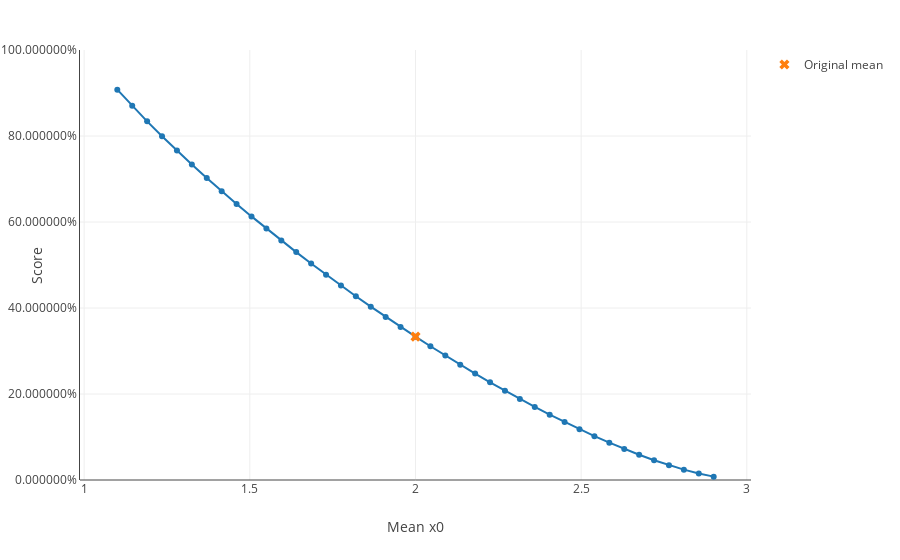

The code cell stored with this chart in its notebook:
### Code cell
explainer.plot_metric(X["x0"], [0, 0, 1], [0, 1, 0], metrics.accuracy_score, inline=True)

### Figure 1 — Plotly figure (JSON) as saved in the notebook; plotly's stock layout.template omitted (floating-point values rounded to 4 significant figures)
{"data": [{"hoverinfo": "x+y", "mode": "lines+markers", "showlegend": false, "type": "scatter", "uid": "7466ce32-ff52-4497-974c-919e58f73626", "x": [1.1, 1.145, 1.19, 1.235, 1.28, 1.325, 1.37, 1.415, 1.46, 1.505, 1.55, 1.595, 1.64, 1.685, 1.73, 1.775, 1.82, 1.865, 1.91, 1.955, 2, 2.045, 2.09, 2.135, 2.18, 2.225, 2.27, 2.315, 2.36, 2.405, 2.45, 2.495, 2.54, 2.585, 2.63, 2.675, 2.72, 2.765, 2.81, 2.855, 2.9], "y": [0.9078, 0.8701, 0.8341, 0.7995, 0.7661, 0.7337, 0.7023, 0.6718, 0.642, 0.613, 0.5847, 0.557, 0.5299, 0.5035, 0.4776, 0.4522, 0.4274, 0.4031, 0.3793, 0.3561, 0.3333, 0.3111, 0.2893, 0.2681, 0.2474, 0.2272, 0.2076, 0.1885, 0.1699, 0.152, 0.1347, 0.118, 0.102, 0.08678, 0.07232, 0.05872, 0.04607, 0.03448, 0.0241, 0.01513, 0.007834]}, {"hoverinfo": "skip", "marker": {"size": 9, "symbol": "x"}, "mode": "markers", "name": "Original mean", "type": "scatter", "uid": "5d79cdf0-4001-40e1-866b-982c38afbbb9", "x": [2], "y": [0.3333]}], "layout": {"margin": {"r": 50, "t": 50}, "xaxis": {"title": {"text": "Mean x0"}, "zeroline": false}, "yaxis": {"range": [0, 1], "showline": true, "tickformat": "%", "title": {"text": "Score"}}}}
